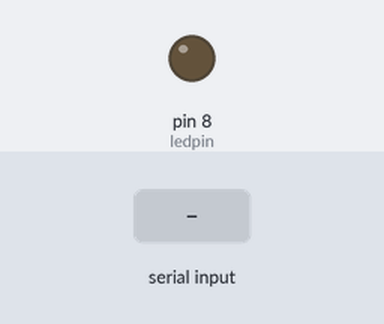
The sketch below on a simulated Arduino Mega 2560, built with avr-gcc and run on an emulated ATmega2560. Shown: output pins drawn as LEDs (lit = HIGH). The test bench sets the inputs (shaded band).

Above: at 1.2 s.
1.3 s: "H" received over the second serial link
At 1.7 s:
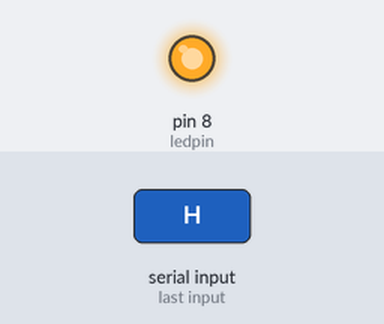
2.9 s: "1" received over the second serial link
At 4.2 s:
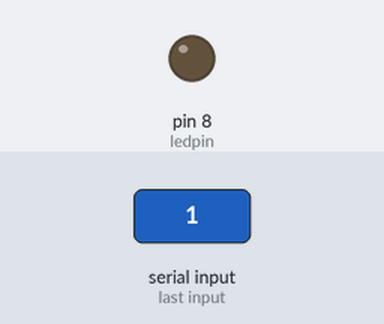
Timing chart, 0 to 5.9 s (numbered marks = the images above; inputs shaded):
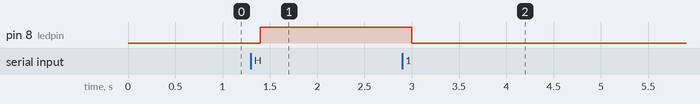

The sketch:

BT_serialTest.ino
```cpp
char val; // variable to receive data from the serial port
int ledpin = 8; // LED connected to pin 8 (on-board LED)

void setup() {

  pinMode(ledpin, OUTPUT);  // pin 8 (on-board LED) as OUTPUT
  Serial1.begin(9600);       // start serial communication at 9600bps

}

void loop() {

  if(Serial1.available())       // if data is available to read
  {
    val = Serial1.read();         // read it and store it in 'val'
  }
  if(val == 'H')               // if 'H' was received
  {
    digitalWrite(ledpin, HIGH);  // turn ON the LED
  }
  else {
    digitalWrite(ledpin, LOW);   // otherwise turn it OFF
  }
  delay(100);                    // wait 100ms for next reading

}
```

Measured:
- after the input at 1.3 s, pin 8 (ledpin): LOW → HIGH after 0.10 s
- after the input at 2.9 s, pin 8 (ledpin): HIGH → LOW after 0.10 s
